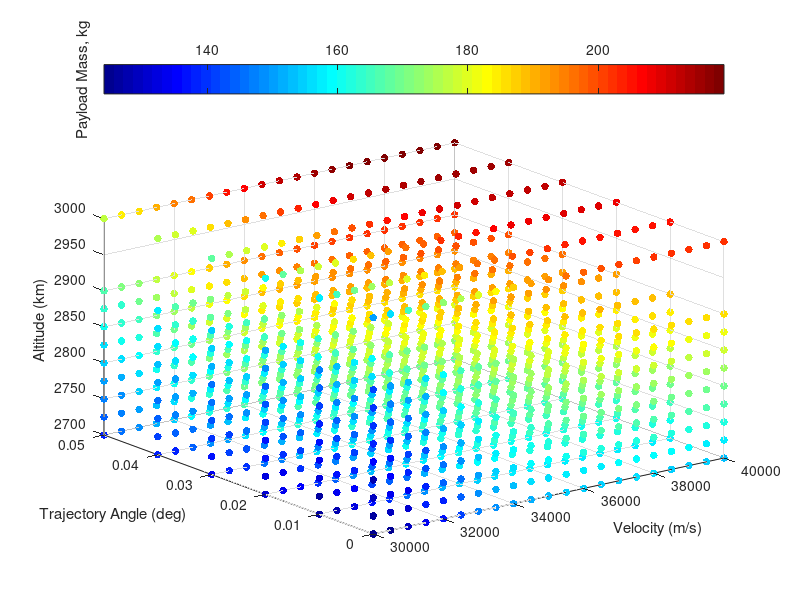
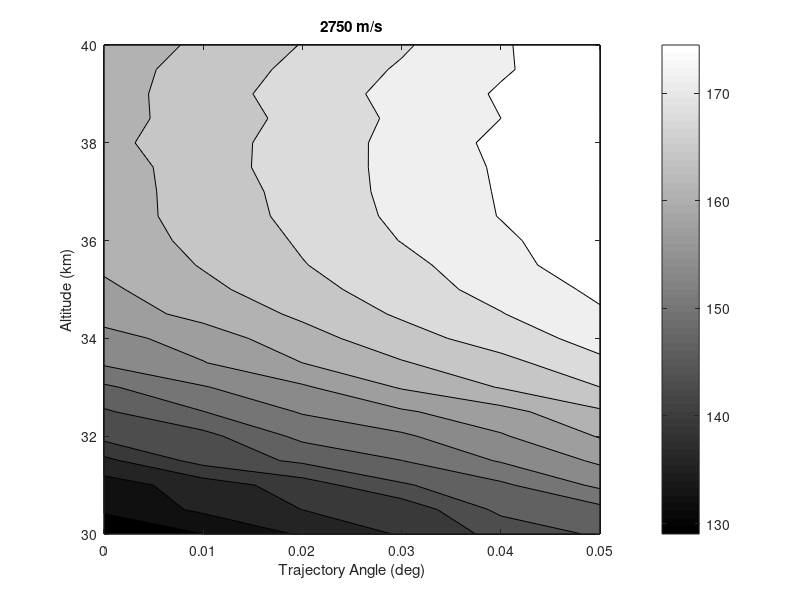

Here is the MATLAB script that generated these plots, in order: (Note: this script raises an error after producing the figures.)
% visualising third stage cost results
clear all
ThirdStageData = sortrows(dlmread('thirdstageforvis.dat'));
Atmosphere = dlmread('atmosphere.txt');
% map = [0, 0, 0
%     0, 0, 0
%     .0, 0, 0
%     .2, 0, 0
%     .6, 0, 0.0
%     1.0, 0, 0];
% colormap(map)




colormap jet
scatter3(ThirdStageData(:,3),ThirdStageData(:,4),ThirdStageData(:,5),30,ThirdStageData(:,6), 'filled')

ylabel('Trajectory Angle (deg)')
xlabel('Velocity (m/s)')
zlabel('Altitude (km)')
c=colorbar('northoutside');
ylabel(c,'Payload Mass, kg')



% [Alt,Angle,Vel,Payload] = thirdstagemanipulation('thirdstage.dat');
% 
% [meshAlt,meshAngle,meshVel] = meshgrid(Alt,Angle,Vel);
% 
% for i = 1:length(Alt)
%     for j = 1:length(Angle)
%         for k = 1: length(Vel)
%             meshPayload(j,i,k) = interp3(meshAlt,meshAngle,meshVel,Payload,Alt(i),Angle(j),Vel(k));
% 
%         end
%     end
% end

[meshAlt,meshAngle,meshVel] = meshgrid(unique(ThirdStageData(:,3)),unique(ThirdStageData(:,4)),unique(ThirdStageData(:,5)));
meshPayload = permute(reshape(ThirdStageData(:,6),[length(unique(ThirdStageData(:,5))),length(unique(ThirdStageData(:,4))),length(unique(ThirdStageData(:,3)))]),[2 3 1]);

% 
% figure(2)
% ax1 = subplot(2,2,1);
% colormap(gray)
% C = contourf(meshAngle(:,:,1),meshAlt(:,:,1)/1000,meshPayload(:,:,1),13)
% 
% xlabel('Trajectory Angle (deg)')
% ylabel('Altitude (km)')
% title('2800 m/s')
% 
% 
% ax2 = subplot(2,2,2);
% colormap(gray)
% C = contourf(meshAngle(:,:,3),meshAlt(:,:,3)/1000,meshPayload(:,:,3),13)
% 
% xlabel('Trajectory Angle (deg)')
% ylabel('Altitude (km)')
% 
% title('2850 m/s')
% 
% ax3 = subplot(2,2,3);
% colormap(gray)
% C = contourf(meshAngle(:,:,5),meshAlt(:,:,5)/1000,meshPayload(:,:,5),13)
% 
% xlabel('Trajectory Angle (deg)')
% ylabel('Altitude (km)')
% 
% title('2900 m/s')
% 



% ax4 = subplot(2,2,4);
% colormap(gray)
% C = contourf(meshAngle(:,:,6),meshAlt(:,:,6)/1000,meshPayload3,13)
% c=colorbar('southoutside')
% c.LimitsMode = 'manual'
% c.Limits = [200 320]
% xlabel('Trajectory Angle (deg)')
% ylabel('Altitude (km)')
% ylabel(c,'Payload Mass, kg')
% 
% set([ax1 ax2 ax3 ax4],'clim',[200 320]);


 figure(2)

colormap(gray)
C = contourf(meshAngle(:,:,3),meshAlt(:,:,3)/1000,meshPayload(:,:,3),13)

xlabel('Trajectory Angle (deg)')
ylabel('Altitude (km)')
title('2750 m/s')
c = colorbar;
c.Label.String = 'Payload (kg)';

% slice(threeDMAT,[1,3,5],[],[])
% colormap hsv


% contourslice(threeDMAT,[1,3,6],[],[],10)



% getting maximum values
[max1,ind1] = max(threeDMAT,[],3);

[max2,ind2] = max(max1,[],2);

ind  = [ind1(ind2),ind2] % this really doesnt tell me much, as it wants very high altitude all the time





% plotting density


figure(4)
plot(Atmosphere(:,1)/1000,  Atmosphere(:,4)),'Color','k','LineWidth',0.8;
xlim([20,40])

xlabel('Altitude (km)')
ylabel('Density (kg/m^3)')


figure(5)

[meshAngle2,meshVel2,meshAlt2] = meshgrid(Angle,Vel,Alt);

colormap(gray)

colormap(flipud(colormap))
hx = slice(meshAngle2,meshVel2,meshAlt2./1000,threeDMAT,[],[2600:100:3000],[])

% [Xq,Yq,Zq] = meshgrid([0:.5:5],[2600:100:3000],[20000:500:40000]);
% threeDMATint = interp3(meshAngle2,meshVel2,meshAlt2,threeDMAT,Xq,Yq,Zq);
% hx = slice(Xq,Yq,Zq/1000,threeDMATint,[],[2600:100:3000],[]);

caxis([220 340]) 
c=colorbar('northoutside')
c.LimitsMode = 'manual'
c.Limits = [180 320]

set(hx, 'EdgeColor', 'none');

% set(hx, 'FaceColor', 'interp'); % use this to smooth
set(hx, 'FaceColor', 'flat');

xlabel('Trajectory Angle (deg)','FontSize',17)
ylabel('Velocity (m/s)','FontSize',17)
zlabel('Altitude (km)','FontSize',17)
ylabel(c,'Payload Mass, kg','FontSize',17)
